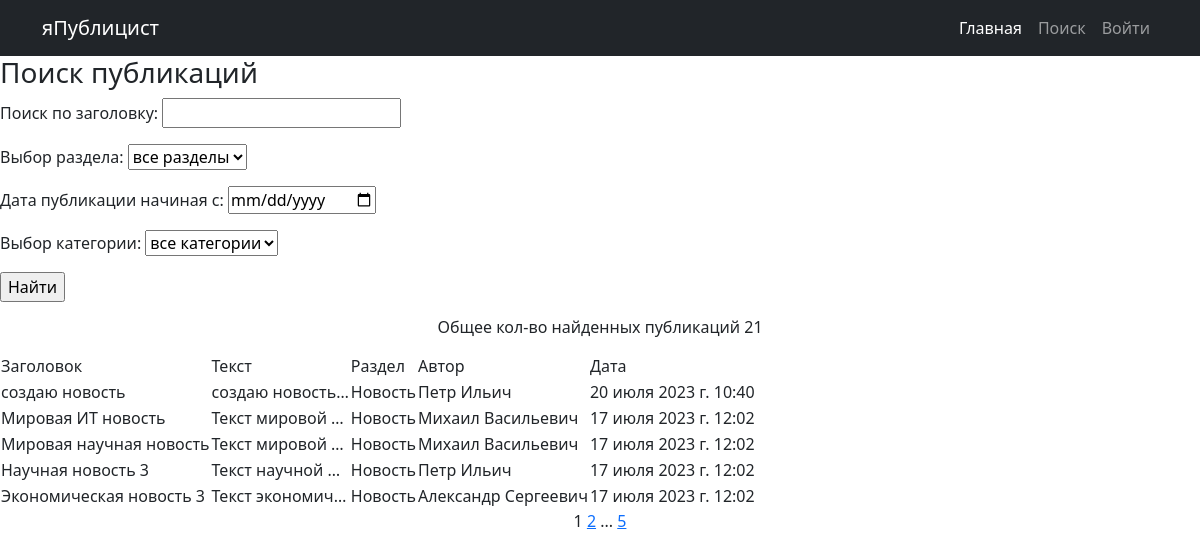
The app's page /search/ with its own data.
### main/models.py (models this page shows, shortened)
class Post(models.Model):
    author = models.ForeignKey(Author, on_delete=models.CASCADE)
    post_category = models.CharField(max_length=7, choices=POST_CATEGORY_CHOICES)
    date = models.DateTimeField(auto_now_add=True)
    category = models.ManyToManyField(Category, through='PostCategory')
    headline = models.CharField(max_length=255)
    text = models.TextField()
    rating = models.IntegerField(default=0)
    class Meta:
        verbose_name = 'Пост'
        verbose_name_plural = 'Посты'

class Author(models.Model):
    rating = models.IntegerField(default=0)
    user = models.OneToOneField(User, on_delete=models.CASCADE)
    name = models.CharField(max_length=100)
    def __str__(self):
        return self.name
    class Meta:
        verbose_name = 'Автор'
        verbose_name_plural = 'Авторы'

### main/views.py (the view)
# urls.py: path('search/', Search.as_view(), name='search'),
class Search(ListView):
    model = Post
    template_name = 'search.html'
    context_object_name = 'search'
    ordering = ['-date']
    paginate_by = 5
    success_url = reverse_lazy('posts_list')
    def get_context_data(self, **kwargs):
        context = super().get_context_data(**kwargs)
        context['filterset'] = self.filterset
        return context
    def get_queryset(self):
        queryset = super().get_queryset()
        self.filterset = PostFilter(self.request.GET, queryset)
        return self.filterset.qs

### main/models.py (called while the page is built)
    def __str__(self):
        return self.category_name

### main/templatetags/custom_filters.py (called while the page is built)
@register.filter()
def apply_censor(text):
    bad_words = ['bad_word', ]
    res = ''
    for word in text.split():
        if word.strip('.,;:-?!()').lower() in bad_words:
            bad_word = word.strip('.,;:-?!()').lower()
            for l in word.lower():
                if l != bad_word[0]:
                    res += l
                else:
                    break
            temp = ''
            for l in word.lower()[-1]:
                if l != bad_word[-1]:
                    temp += l
                else:
                    break
            res += '*' + temp
        else:
            res += word + ' '
    return res

### main/templatetags/custom_tags.py (called while the page is built)
@register.simple_tag(takes_context=True)
def url_replace(context, **kwargs):
    d = context['request'].GET.copy()
    for k, v in kwargs.items():
        d[k] = v
    return d.urlencode()

### templates/search.html (shortened to what this page needs)
{% extends 'default.html' %}
{% load custom_filters %}
{% load custom_tags %}
{% block title %}
<h3>Поиск публикаций</h3>
{% endblock title%}
{% block content %}
   <form action="" method="get">
       {{ filterset.form.as_p }}
       <input type="submit" value="Найти" />
   </form>
    <p><h6 align="center">Общее кол-во найденных публикаций {{ paginator.count }}</h6></p>
     <table>
        <tr>
           <td>Заголовок</td>
           <td>Текст</td>
           <td>Раздел</td>
           <td>Автор</td>
           <td>Дата</td>
        </tr>
        {% for post in search %}
           <tr>
               <td>{{ post.headline|apply_censor }}</td>
               <td>{{ post.text|truncatechars:15|apply_censor}}</td>
               <td>{{ post.post_category }}</td>
               <td>{{ post.author }}</td>
               <td>{{ post.date }}</td>
           </tr>
        {% endfor %}
     </table>
<p align="center">
   {{ page_obj.number }}
   {% if page_obj.has_next %}
       <a href="?{% url_replace page=page_obj.next_page_number %}">{{ page_obj.next_page_number }}</a>
       {% if paginator.num_pages != page_obj.next_page_number %}
           ...
           <a href="?{% url_replace page=page_obj.paginator.num_pages %}">{{ page_obj.paginator.num_pages }}</a>
        {% endif %}
   {% endif %}
    </p>
{% endblock content%}

### templates/default.html (shortened to what this page needs)
<!DOCTYPE html>
<html lang="ru">
    <head>
        {% load static %}
        <link href="{% static 'css/styles.css' %}" rel="stylesheet" />
    </head>
    <body>
        <nav class="navbar navbar-expand-lg navbar-dark bg-dark">
            <div class="container">
                <a class="navbar-brand" href="{% url 'posts' %}">яПублицист</a>
                <div class="collapse navbar-collapse" id="navbarSupportedContent">
                    <ul class="navbar-nav ms-auto mb-2 mb-lg-0">
                        <li class="nav-item"><a class="nav-link active" href="{% url 'posts' %}">Главная</a></li>
                        <li class="nav-item"><a class="nav-link" href="{% url 'search' %}">Поиск</a></li>
                        {% if user.is_authenticated %}
                        <li class="nav-item dropdown">
                            <a class="nav-link dropdown-toggle" id="navbarDropdown" href="#" role="button" data-bs-toggle="dropdown" aria-expanded="false">Личный кабинет</a>
                            <ul class="dropdown-menu dropdown-menu-end" aria-labelledby="navbarDropdown">
                                <li><a class="dropdown-item" href="{% url 'profile' %}">Профиль</a></li>
                                <li><hr class="dropdown-divider" /></li>
                                <li><a class="dropdown-item" href="{% url 'news_create' %}">Добавить новость</a></li>
                                <li><a class="dropdown-item" href="{% url 'article_create' %}">Добавить статью</a></li>
                                <li><a class="dropdown-item" href="<int:pk>/edit/">Изменить публикацию (temp)</a></li>
                                <li><a class="dropdown-item" href="int:pk>/delete/">Удалить публикацию (temp)</a></li>
                                <li><hr class="dropdown-divider" /></li>
                                <li><a class="dropdown-item" href="/accounts/logout/">Выйти</a></li>
                            </ul>
                                {% else %}
                                     <li class="nav-item"><a class="nav-link" href="/accounts/login/">Войти</a></li>
                                {% endif %}
                    </ul>
                </div>
            </div>
        </nav>
        {% block title %}{% endblock title%}
        {% block content %}{% endblock content%}
    </body>
</html>

### records on screen
Post: headline|apply_censor "создаю новость", text|apply_censor "создаю новость…", post_category "Новость", author "Петр Ильич", date "20 июля 2023 г. 10:40"
Post: headline|apply_censor "Мировая ИТ новость", text|apply_censor "Текст мировой …", post_category "Новость", author "Михаил Васильевич", date "17 июля 2023 г. 12:02"
Post: headline|apply_censor "Мировая научная новость", text|apply_censor "Текст мировой …", post_category "Новость", author "Михаил Васильевич", date "17 июля 2023 г. 12:02"
Post: headline|apply_censor "Научная новость 3", text|apply_censor "Текст научной …", post_category "Новость", author "Петр Ильич", date "17 июля 2023 г. 12:02"
Post: headline|apply_censor "Экономическая новость 3", text|apply_censor "Текст экономич…", post_category "Новость", author "Александр Сергеевич", date "17 июля 2023 г. 12:02"

### other values on screen
{{ paginator.count }} "21"
{{ page_obj.number }} "1"
{{ page_obj.next_page_number }} "2"
{{ page_obj.paginator.num_pages }} "5"
